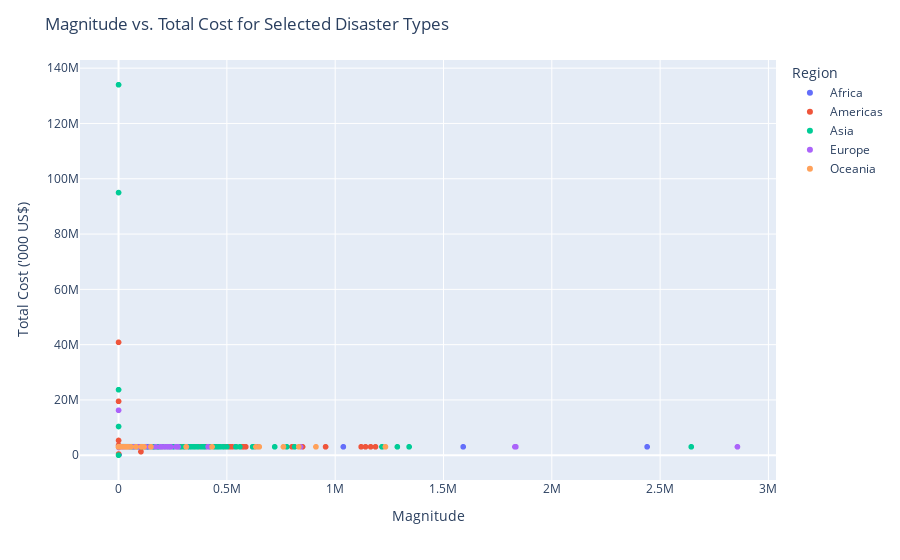

The notebook cell saved with this chart:
### Code cell
import plotly.express as px

# Define the list of selected disaster types
selected_disaster_types = ['Drought', 'Earthquake', 'Flood', 'Mass movement (dry)', 'Mass movement (wet)', 'Storm', 'Volcanic activity']

# Filter the dataset to include only the selected disaster types
selected_data = emdat_df[emdat_df['Disaster Type'].isin(selected_disaster_types)]

# Create an interactive scatter plot of magnitude vs. total cost for selected disaster types
fig = px.scatter(selected_data, x='Magnitude', y='Total Cost', hover_name='Disaster Type', color='Region')
fig.update_layout(title='Magnitude vs. Total Cost for Selected Disaster Types', xaxis_title='Magnitude', yaxis_title='Total Cost (\'000 US$)')
fig.show()

### Figure 1 — Plotly figure (JSON) as saved in the notebook; plotly's stock layout.template omitted (floating-point values rounded to 4 significant figures; data arrays with more than 128 entries replaced by an {"elided": "..."} marker saying what was removed)
{"data": [{"hovertemplate": "<b>%{hovertext}</b><br><br>Region=Africa<br>Magnitude=%{x}<br>Total Cost=%{y}<extra></extra>", "hovertext": {"elided": "1453 str values"}, "legendgroup": "Africa", "marker": {"color": "#636efa", "symbol": "circle"}, "mode": "markers", "name": "Africa", "showlegend": true, "type": "scattergl", "x": {"elided": "1453 float values"}, "xaxis": "x", "y": {"elided": "1453 int values"}, "yaxis": "y"}, {"hovertemplate": "<b>%{hovertext}</b><br><br>Region=Americas<br>Magnitude=%{x}<br>Total Cost=%{y}<extra></extra>", "hovertext": {"elided": "2009 str values"}, "legendgroup": "Americas", "marker": {"color": "#EF553B", "symbol": "circle"}, "mode": "markers", "name": "Americas", "showlegend": true, "type": "scattergl", "x": {"elided": "2009 float values"}, "xaxis": "x", "y": {"elided": "2009 int values"}, "yaxis": "y"}, {"hovertemplate": "<b>%{hovertext}</b><br><br>Region=Asia<br>Magnitude=%{x}<br>Total Cost=%{y}<extra></extra>", "hovertext": {"elided": "3537 str values"}, "legendgroup": "Asia", "marker": {"color": "#00cc96", "symbol": "circle"}, "mode": "markers", "name": "Asia", "showlegend": true, "type": "scattergl", "x": {"elided": "3537 float values"}, "xaxis": "x", "y": {"elided": "3537 int values"}, "yaxis": "y"}, {"hovertemplate": "<b>%{hovertext}</b><br><br>Region=Europe<br>Magnitude=%{x}<br>Total Cost=%{y}<extra></extra>", "hovertext": {"elided": "923 str values"}, "legendgroup": "Europe", "marker": {"color": "#ab63fa", "symbol": "circle"}, "mode": "markers", "name": "Europe", "showlegend": true, "type": "scattergl", "x": {"elided": "923 float values"}, "xaxis": "x", "y": {"elided": "923 int values"}, "yaxis": "y"}, {"hovertemplate": "<b>%{hovertext}</b><br><br>Region=Oceania<br>Magnitude=%{x}<br>Total Cost=%{y}<extra></extra>", "hovertext": {"elided": "326 str values"}, "legendgroup": "Oceania", "marker": {"color": "#FFA15A", "symbol": "circle"}, "mode": "markers", "name": "Oceania", "showlegend": true, "type": "scattergl", "x": {"elided": "326 float values"}, "xaxis": "x", "y": {"elided": "326 int values"}, "yaxis": "y"}], "layout": {"legend": {"title": {"text": "Region"}, "tracegroupgap": 0}, "margin": {"t": 60}, "title": {"text": "Magnitude vs. Total Cost for Selected Disaster Types"}, "xaxis": {"anchor": "y", "domain": [0, 1], "title": {"text": "Magnitude"}}, "yaxis": {"anchor": "x", "domain": [0, 1], "title": {"text": "Total Cost ('000 US$)"}}}}
